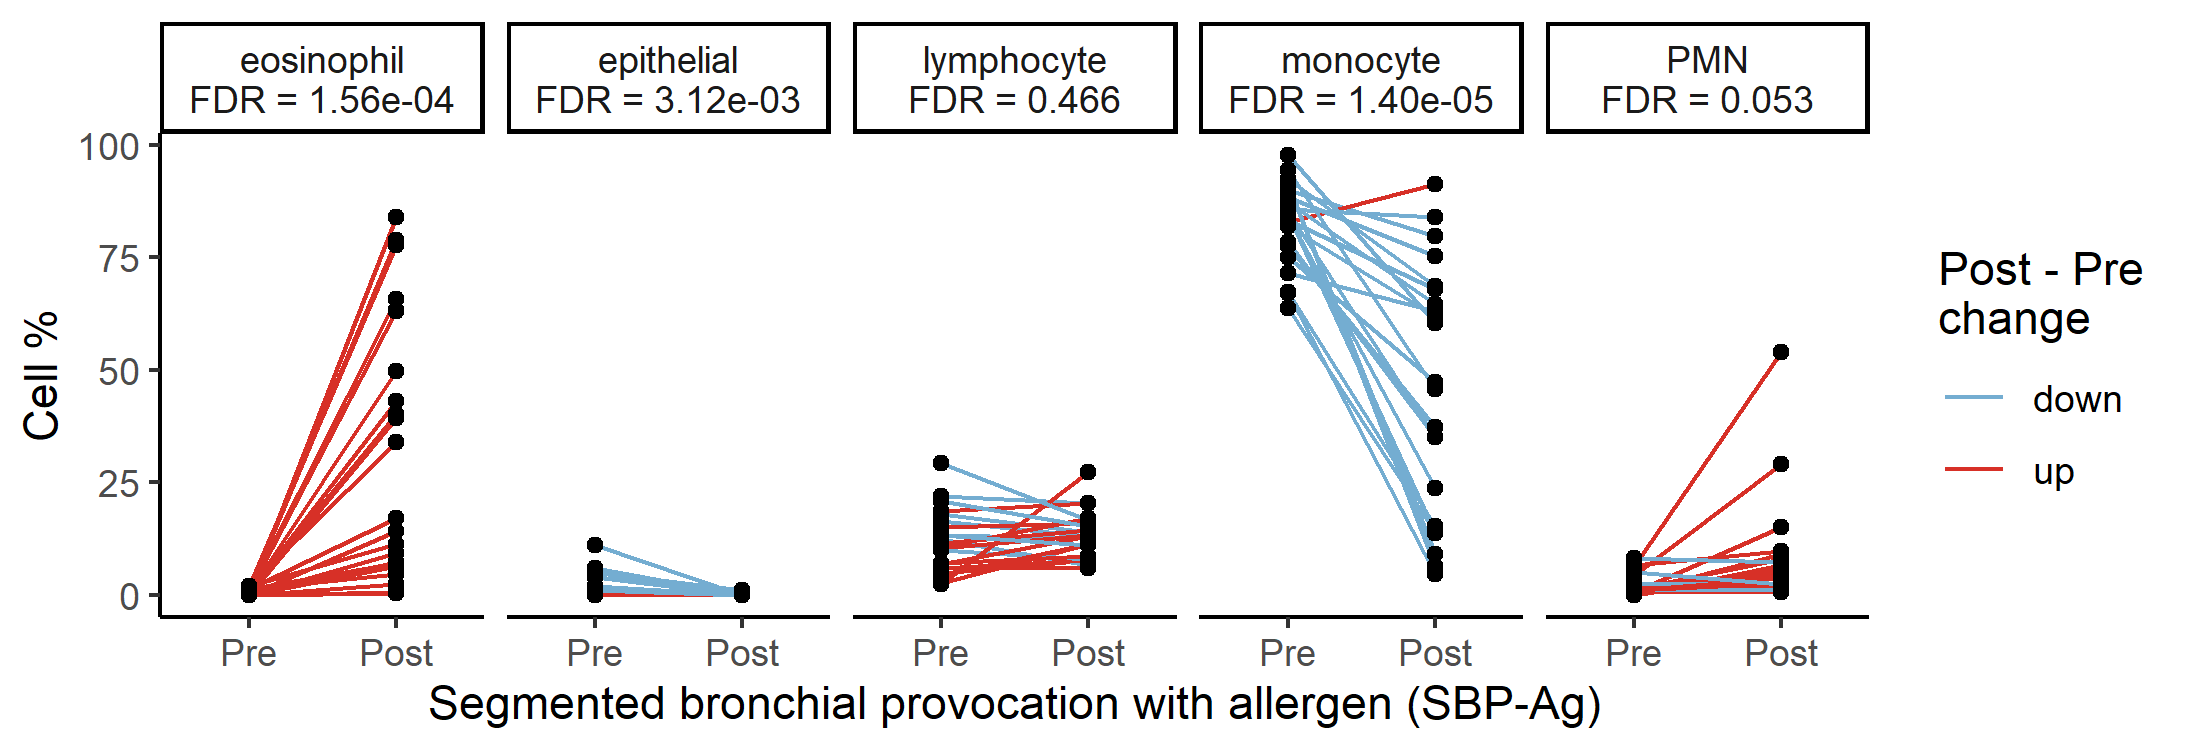

Write R code to recreate this figure.
library(tidyverse)

#### Data ####
load("data_clean/P337_BAL_data.RData")

#### Stats ####
cell.test <- dat.BAL.abund.norm.voom$targets %>% 
  select(donorID, visit, ends_with(".pct")) %>% 
  pivot_longer(-c(donorID, visit)) %>% 
  arrange(name, donorID, visit) %>% 
  group_by(name, visit) %>% 
  summarise(value = list(value)) %>% 
  pivot_wider(names_from = visit) %>% 
  group_by(name) %>% 
  mutate(p = t.test(unlist(V4), unlist(V5))$p.value,
         t = t.test(unlist(V4), unlist(V5))$statistic) %>% 
  ungroup() %>% 
  mutate(FDR = p.adjust(p))

#### plot ####
p1 <- dat.BAL.abund.norm.voom$targets %>% 
  select(donorID, visit, ends_with(".pct")) %>% 
  pivot_longer(-c(donorID, visit)) %>% 
  group_by(name, donorID) %>% 
  mutate(diff = value[visit=="V5"]-value[visit=="V4"],
         diff.col = ifelse(diff<0, "down","up"),
         diff.col = factor(diff.col, levels=c("up","down"))) %>%
  ungroup() %>% 
  left_join(cell.test) %>% 
  mutate(cell = gsub(".pct","",name),
         cell = recode(cell, 
                       "MONO"="monocyte",
                       "EOS"="eosinophil", 
                       "LYM"="lymphocyte",
                       "Epi"="epithelial",
                       "NEUT"="neutrophil"),
         FDR.format = ifelse(FDR > 0.01, round(FDR, digits=3),
                             formatC(FDR, digits = 2, format="e")),
         cell = paste(cell, paste("FDR =", FDR.format), sep="\n"),
         visit = recode_factor(factor(visit), "V4"="Pre", "V5"="Post")) %>% 
  
  ggplot(aes(x=visit, y=value)) +
  geom_path(aes(group=donorID, color=diff.col)) +
  geom_point() +
  theme_classic() +
  labs(x="Segmented bronchial provocation with allergen (SBP-Ag)",
       y="Cell %", color="Post - Pre\nchange") +
  facet_grid(~cell, scales="free_x") +
  scale_color_manual(values=c("down"="#74add1","up"="#d73027"))
p1

#### Save ####
ggsave("publication/FigS1.cells.png", p1, height=2.5, width=7.3)

ggsave("publication/FigS1.cells.pdf", p1, height=2.5, width=7.2)
